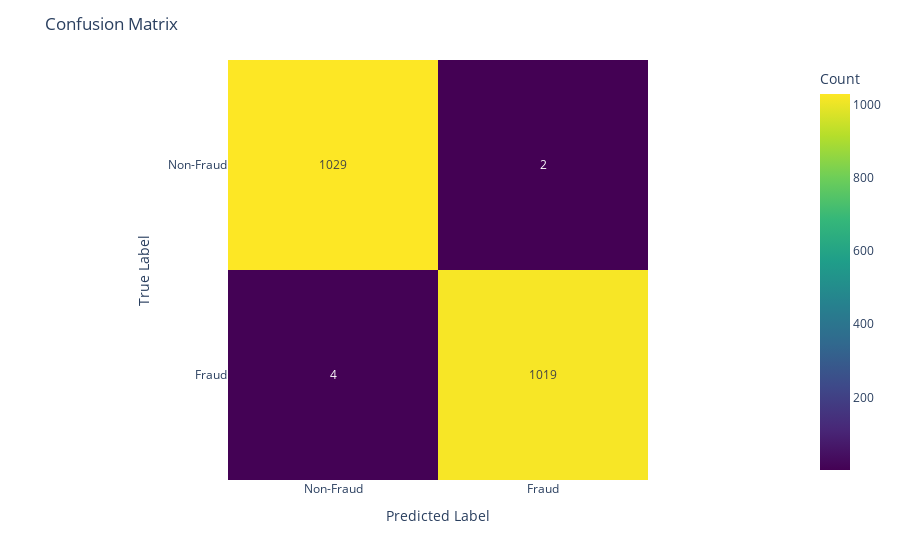

The notebook cell saved with this chart:
### Code cell
true_labels = test['is_fraud'].values
predicted_labels = pred_autoint['prediction'].astype(int)  # Assuming 'prediction' contains the predicted class labels

# Compute additional metrics
precision = precision_score(true_labels, predicted_labels)
recall = recall_score(true_labels, predicted_labels)
f1 = f1_score(true_labels, predicted_labels)
roc_auc = roc_auc_score(true_labels, pred_autoint[['0.0_probability', '1.0_probability']].values[:, 1])  # Use probability for class 1
conf_matrix = confusion_matrix(true_labels, predicted_labels)
class_report = classification_report(true_labels, predicted_labels)

metrics_table = PrettyTable()
metrics_table.field_names = ["Metric", "Value"]
metrics_table.add_row(["Precision", precision])
metrics_table.add_row(["Recall", recall])
metrics_table.add_row(["F1 Score", f1])
metrics_table.add_row(["ROC AUC Score", roc_auc])
print("Additional Evaluation Metrics:")
print(metrics_table)

# Print confusion matrix
conf_matrix_table = PrettyTable()
conf_matrix_table.field_names = ["", "Predicted Non-Fraud", "Predicted Fraud"]
conf_matrix_table.add_row(["Actual Non-Fraud", conf_matrix[0][0], conf_matrix[0][1]])
conf_matrix_table.add_row(["Actual Fraud", conf_matrix[1][0], conf_matrix[1][1]])
print("Confusion Matrix:")
print(conf_matrix_table)

# Print classification report
print("Classification Report:")
print(class_report)

import plotly.express as px
fig=px.imshow(conf_matrix,
             labels=dict(x="Predicted Label",y="True Label"))
fig=px.imshow(conf_matrix,labels=dict(x="Predicted Label", y="True Label", color="Count"),
      x=["Non-Fraud","Fraud"],
        y=["Non-Fraud","Fraud"],
       text_auto=True,
       color_continuous_scale='Viridis'
      )
fig.update_layout(title='Confusion Matrix')
fig.show()

### Figure 1 — Plotly figure (JSON) as saved in the notebook; plotly's stock layout.template omitted (floating-point values rounded to 4 significant figures)
{"data": [{"coloraxis": "coloraxis", "hovertemplate": "Predicted Label: %{x}<br>True Label: %{y}<br>Count: %{z}<extra></extra>", "name": "0", "texttemplate": "%{z}", "type": "heatmap", "x": ["Non-Fraud", "Fraud"], "xaxis": "x", "y": ["Non-Fraud", "Fraud"], "yaxis": "y", "z": [[1029, 2], [4, 1019]]}], "layout": {"coloraxis": {"colorbar": {"title": {"text": "Count"}}, "colorscale": [[0, "#440154"], [0.1111, "#482878"], [0.2222, "#3e4989"], [0.3333, "#31688e"], [0.4444, "#26828e"], [0.5556, "#1f9e89"], [0.6667, "#35b779"], [0.7778, "#6ece58"], [0.8889, "#b5de2b"], [1, "#fde725"]]}, "margin": {"t": 60}, "title": {"text": "Confusion Matrix"}, "xaxis": {"anchor": "y", "constrain": "domain", "domain": [0, 1], "scaleanchor": "y", "title": {"text": "Predicted Label"}}, "yaxis": {"anchor": "x", "autorange": "reversed", "constrain": "domain", "domain": [0, 1], "title": {"text": "True Label"}}}}
